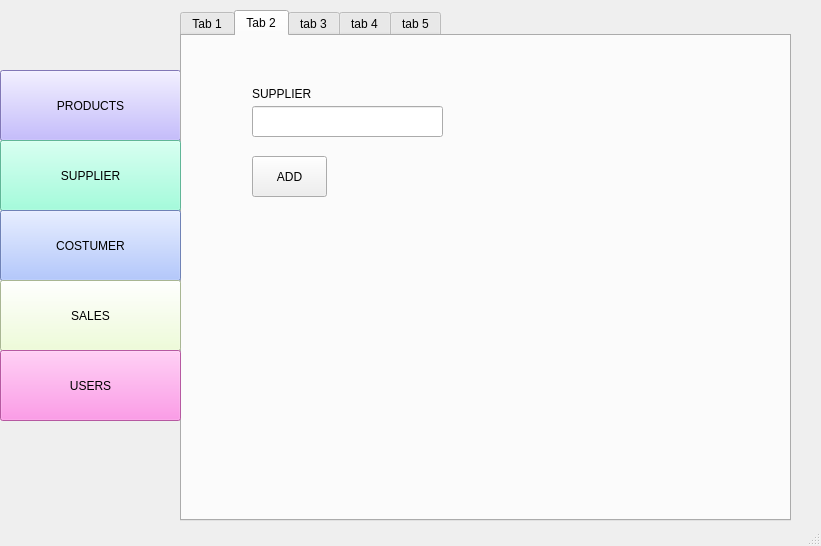
<?xml version="1.0" encoding="UTF-8"?>
<ui version="4.0">
 <class>Sales_System</class>
 <widget class="QMainWindow" name="Sales_System">
  <property name="geometry">
   <rect>
    <x>0</x>
    <y>0</y>
    <width>821</width>
    <height>546</height>
   </rect>
  </property>
  <property name="windowTitle">
   <string>Sales_System</string>
  </property>
  <widget class="QWidget" name="centralwidget">
   <widget class="QPushButton" name="btn_tab1">
    <property name="geometry">
     <rect>
      <x>0</x>
      <y>70</y>
      <width>181</width>
      <height>71</height>
     </rect>
    </property>
    <property name="styleSheet">
     <string notr="true">background-color: rgb(180, 167, 255);</string>
    </property>
    <property name="text">
     <string>PRODUCTS</string>
    </property>
   </widget>
   <widget class="QTabWidget" name="TabWidget">
    <property name="geometry">
     <rect>
      <x>180</x>
      <y>10</y>
      <width>611</width>
      <height>511</height>
     </rect>
    </property>
    <property name="currentIndex">
     <number>1</number>
    </property>
    <widget class="QWidget" name="tab1">
     <attribute name="title">
      <string>Tab 1</string>
     </attribute>
     <widget class="QPushButton" name="btn_save_product">
      <property name="geometry">
       <rect>
        <x>70</x>
        <y>250</y>
        <width>75</width>
        <height>41</height>
       </rect>
      </property>
      <property name="text">
       <string>SAVE</string>
      </property>
     </widget>
     <widget class="QLabel" name="label_2">
      <property name="geometry">
       <rect>
        <x>70</x>
        <y>110</y>
        <width>49</width>
        <height>16</height>
       </rect>
      </property>
      <property name="text">
       <string>PRICE</string>
      </property>
     </widget>
     <widget class="QLineEdit" name="ln_name">
      <property name="geometry">
       <rect>
        <x>70</x>
        <y>60</y>
        <width>191</width>
        <height>31</height>
       </rect>
      </property>
     </widget>
     <widget class="QLineEdit" name="ln_price">
      <property name="geometry">
       <rect>
        <x>70</x>
        <y>130</y>
        <width>191</width>
        <height>31</height>
       </rect>
      </property>
     </widget>
     <widget class="QLabel" name="label">
      <property name="geometry">
       <rect>
        <x>70</x>
        <y>40</y>
        <width>121</width>
        <height>16</height>
       </rect>
      </property>
      <property name="text">
       <string>NAME</string>
      </property>
     </widget>
     <widget class="QPushButton" name="btn_delete_product">
      <property name="geometry">
       <rect>
        <x>120</x>
        <y>300</y>
        <width>75</width>
        <height>41</height>
       </rect>
      </property>
      <property name="text">
       <string>DELETE</string>
      </property>
     </widget>
     <widget class="QPushButton" name="btn_update_product">
      <property name="geometry">
       <rect>
        <x>180</x>
        <y>250</y>
        <width>75</width>
        <height>41</height>
       </rect>
      </property>
      <property name="text">
       <string>UPDATE</string>
      </property>
     </widget>
     <widget class="QComboBox" name="combo_supplier">
      <property name="geometry">
       <rect>
        <x>70</x>
        <y>190</y>
        <width>69</width>
        <height>31</height>
       </rect>
      </property>
     </widget>
     <widget class="QLabel" name="label_3">
      <property name="geometry">
       <rect>
        <x>70</x>
        <y>170</y>
        <width>81</width>
        <height>16</height>
       </rect>
      </property>
      <property name="text">
       <string>SUPPLIER</string>
      </property>
     </widget>
     <widget class="QListWidget" name="listWidget">
      <property name="geometry">
       <rect>
        <x>310</x>
        <y>40</y>
        <width>281</width>
        <height>391</height>
       </rect>
      </property>
     </widget>
    </widget>
    <widget class="QWidget" name="tab2">
     <attribute name="title">
      <string>Tab 2</string>
     </attribute>
     <widget class="QLabel" name="label_4">
      <property name="geometry">
       <rect>
        <x>70</x>
        <y>50</y>
        <width>61</width>
        <height>16</height>
       </rect>
      </property>
      <property name="text">
       <string>SUPPLIER</string>
      </property>
     </widget>
     <widget class="QLineEdit" name="ln_supplier">
      <property name="geometry">
       <rect>
        <x>70</x>
        <y>70</y>
        <width>191</width>
        <height>31</height>
       </rect>
      </property>
     </widget>
     <widget class="QPushButton" name="btn_add_supplier">
      <property name="geometry">
       <rect>
        <x>70</x>
        <y>120</y>
        <width>75</width>
        <height>41</height>
       </rect>
      </property>
      <property name="text">
       <string>ADD</string>
      </property>
     </widget>
    </widget>
    <widget class="QWidget" name="tab3">
     <attribute name="title">
      <string>tab 3</string>
     </attribute>
    </widget>
    <widget class="QWidget" name="tab4">
     <attribute name="title">
      <string>tab 4</string>
     </attribute>
    </widget>
    <widget class="QWidget" name="tab5">
     <attribute name="title">
      <string>tab 5</string>
     </attribute>
    </widget>
   </widget>
   <widget class="QPushButton" name="btn_tab2">
    <property name="geometry">
     <rect>
      <x>0</x>
      <y>140</y>
      <width>181</width>
      <height>71</height>
     </rect>
    </property>
    <property name="styleSheet">
     <string notr="true">background-color: rgb(135, 255, 211);</string>
    </property>
    <property name="text">
     <string>SUPPLIER</string>
    </property>
   </widget>
   <widget class="QPushButton" name="btn_tab3">
    <property name="geometry">
     <rect>
      <x>0</x>
      <y>210</y>
      <width>181</width>
      <height>71</height>
     </rect>
    </property>
    <property name="styleSheet">
     <string notr="true">background-color: rgb(155, 182, 255);</string>
    </property>
    <property name="text">
     <string>COSTUMER</string>
    </property>
   </widget>
   <widget class="QPushButton" name="btn_tab4">
    <property name="geometry">
     <rect>
      <x>0</x>
      <y>280</y>
      <width>181</width>
      <height>71</height>
     </rect>
    </property>
    <property name="styleSheet">
     <string notr="true">background-color: rgb(236, 255, 206);</string>
    </property>
    <property name="text">
     <string>SALES</string>
    </property>
   </widget>
   <widget class="QPushButton" name="btn_tab5">
    <property name="geometry">
     <rect>
      <x>0</x>
      <y>350</y>
      <width>181</width>
      <height>71</height>
     </rect>
    </property>
    <property name="styleSheet">
     <string notr="true">background-color: rgb(255, 125, 225);</string>
    </property>
    <property name="text">
     <string>USERS</string>
    </property>
   </widget>
  </widget>
  <widget class="QMenuBar" name="menubar">
   <property name="geometry">
    <rect>
     <x>0</x>
     <y>0</y>
     <width>821</width>
     <height>22</height>
    </rect>
   </property>
  </widget>
  <widget class="QStatusBar" name="statusbar"/>
 </widget>
 <resources/>
 <connections/>
</ui>
